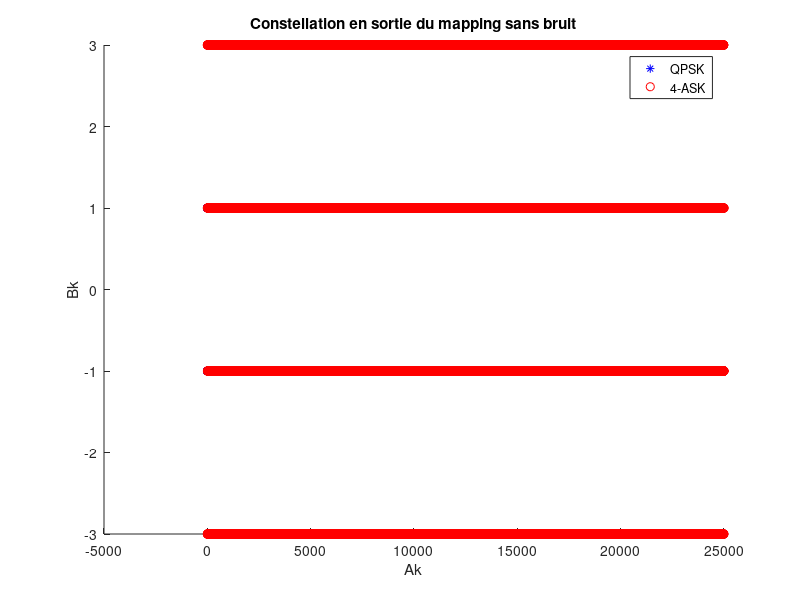

Source code (MATLAB): (Note: this script raises an error after producing the figure.)
Rb=3000; % débit binaire
Fe = 6e3;

NBBITS=50000;
Bits=randi([0 1], NBBITS, 1);

EbN0_db=0:1:6; % rapport signal à bruit en Db
EbN0=10.^(EbN0_db/10); % en rapport


%% CONSTANTES FILTES
ROLL_OFF=0.35;
L=10;
M=4; % ordre de la modulation

% Initialisation des constantes du programme
Te = 1 / Fe; % Temps d'échantillonage
Tb=1/Rb; % Temps binaire
Ts=Tb*log2(M); % Temps symbole
Ns=round(Ts/Te); % Facteur de sur-échantillonage

%% MAPPING
% mapping de gray QPSK
% 0 0 -> I=-1, Q=-1
% 0 1 -> I=-1, Q=1
% 1 1 -> I=1, Q=1
% 1 0 -> I=1, Q=-1
Ak_qpsk = 2*Bits(1:2:end) - 1;
Bk_qpsk = 2*Bits(2:2:end) - 1;
Dk_qpsk = Ak_qpsk + 1i*Bk_qpsk;

ind1 = 1:2:NBBITS;
ind2 = 2:2:NBBITS;
SymAsk = 2*Bits(ind1) + Bits(ind2); % symboles 4-ASK
Dk_4ask = pammod(SymAsk, M, 0, "gray");

figure
hold on
plot(Ak_qpsk, Bk_qpsk, "b*")
plot(Dk_4ask, "ro");
title("Constellation en sortie du mapping sans bruit")
xlabel("Ak")
ylabel("Bk")
legend("QPSK", "4-ASK");

%% MODULATEUR BANDE DE BASE
B = rcosdesign(ROLL_OFF, L, Ns, 'sqrt');
u = zeros(1, Ns);
u(1) = 1;
k_qpsk = kron(Dk_qpsk', u);
k_qpsk = [k_qpsk, zeros(1, L/2*Ns)];
h_qpsk=filter(B, 1, k_qpsk); % signal bande de base
h_qpsk=h_qpsk(L/2*Ns+1:end); % suppression des valeurs nulles à cause du retard du filtre
temps = linspace(0, (length(Dk_qpsk)-1)*Ts, length(h_qpsk));  


k_ask = kron(Dk_4ask', u);
k_ask = [k_ask, zeros(1, L/2*Ns)];
h_ask=filter(B, 1, k_ask); % signal bande de base
h_ask=h_ask(L/2*Ns+1:end); % suppression des valeurs nulles à cause du retard du filtre



%% Tracé des DSP
figure
hold on
dsp = pwelch(h_qpsk, [],[],[],Fe,'twosided');
ech_freq=linspace(-Fe/2, Fe/2, length(dsp));
semilogy(ech_freq, fftshift(dsp));
dsp = pwelch(h_ask, [],[],[],Fe,'twosided');
ech_freq=linspace(-Fe/2, Fe/2, length(dsp));
semilogy(ech_freq, fftshift(dsp));
legend('QPSK', 'ASK');
title('DSP')

TEB_qpsk = zeros(length(EbN0), 1); % vecteur des TEB
TEB_qpsk_th = zeros(length(EbN0), 1); % vecteur des TEB
TEB_ask = zeros(length(EbN0), 1); % vecteur des TEB
TEB_ask_th = zeros(length(EbN0), 1); % vecteur des TEB

for j=1:length(EbN0)
    ebn0 = EbN0(j);
    TES_ask_th = 2 * (1 - 1/M) * qfunc(sqrt(6*ebn0*log2(M) / (M*M - 1)));
    TEB_ask_th(j) = TES_ask_th / log2(M);
    TEB_qpsk_th(j) = qfunc(sqrt(4*EbN0(j))*sin(pi/M)); % Es=2*Eb et TEB = TES/log2(M)



    h_bruite_qpsk = bruit_complexe(h_qpsk, Ns, M, ebn0);
    h_bruite_ask = bruit_complexe(h_ask, Ns, M, ebn0);

    %% DEMODULATION QPSK BANDE DE BASE
    h_bruite_qpsk = [h_bruite_qpsk, zeros(1, L/2*Ns)];
    B = rcosdesign(ROLL_OFF, L, Ns, "sqrt");
    Hr = filter(B, 1, h_bruite_qpsk);
    Hr = Hr(L/2*Ns+1:end);

    %% Décision symboles
    seuilR = 0; % seuil sur la partie réelle
    seuilI = 0; % seuil sur la partie imaginaire
    Hr_ech = Hr(1:Ns:end);
    % figure
    % hold on
    % plot(real(Hr_ech), imag(Hr_ech), "r*")
    % title(strcat("Constellation pour Eb/N0=", strcat(num2str(EbN0_db(j)), "db")))
    % xlabel("Ak_qpsk")
    % ylabel("Bk_qpsk")
    DecAk_qpsk = real(Hr_ech) > seuilR;
    DecBk_qpsk = imag(Hr_ech) < seuilI;


    BitsDecodes = zeros(NBBITS, 1);
    %% Dé-mapping
    for i=1:length(DecAk_qpsk)
       if DecAk_qpsk(i)
           BitsDecodes(2*i-1) = 1;
       end
       if DecBk_qpsk(i)
           BitsDecodes(2*i) = 1;
       end
    end
    TEB_qpsk(j) = sum(BitsDecodes ~= Bits) / NBBITS;


    %% DEMODULATION 4-ASK BANDE DE BASE
    h_bruite_ask = [h_bruite_ask, zeros(1, L/2*Ns)];
    B = rcosdesign(ROLL_OFF, L, Ns, "sqrt");
    Hr = filter(B, 1, h_bruite_ask);
    Hr = Hr(L/2*Ns+1:end);

    %% Décision symboles
    NbSym = length(Dk_4ask);
    Hr_ech = Hr(1:Ns:end);
    figure
    hold on
    plot(real(Hr_ech), imag(Hr_ech), "b*")
    title(strcat("Constellation pour Eb/N0=", strcat(num2str(EbN0_db(j)), "db")))
    xlabel("Ak")

    DecSymAsk = pamdemod(Hr_ech, M, 0, "gray");
    BitsDecodes_ask = zeros(2*length(DecSymAsk), 1);
    for i=1:length(DecSymAsk)
        sym = DecSymAsk(i);
        if sym == 1 || sym == 3
            BitsDecodes_ask(2*i) = 1;
        end

        if sym >= 2
            BitsDecodes_ask(2*i-1) = 1;
        end
    end
    TEB_ask(j) = sum(BitsDecodes_ask ~= Bits) / NBBITS;

end

%% Trace du TEB
figure 
hold on
semilogy(EbN0_db, TEB_qpsk, "m-*")
semilogy(EbN0_db, TEB_ask, "r-*")
semilogy(EbN0_db, TEB_ask_th, "b--o")
semilogy(EbN0_db, TEB_qpsk_th, "g--o")
legend("QPSK exp", "4-ASK exp", "4-ASK Théorique", "QPSK Théorique")
title("TEB en fonction du bruit")
xlabel("Eb/N0 (db)")
ylabel("TEB")
yscale('log')
grid("on")
xticks(EbN0_db)